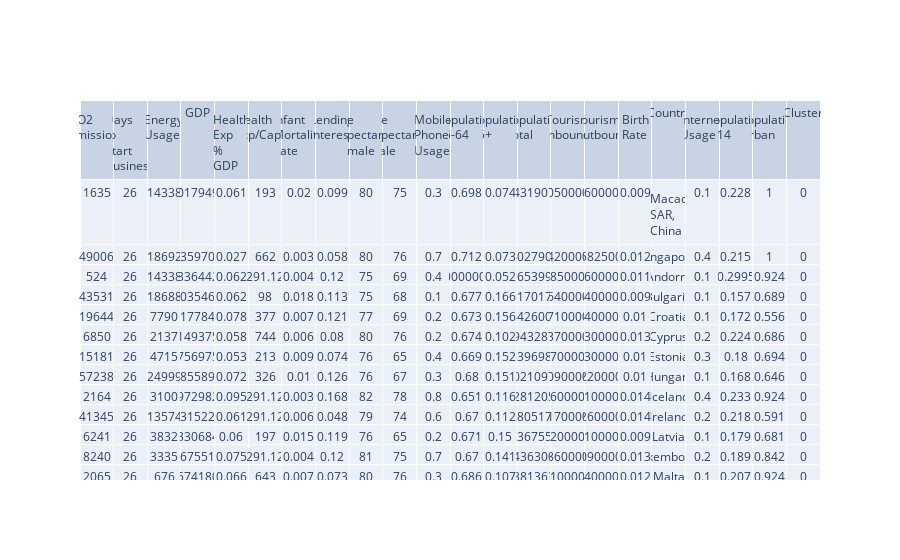
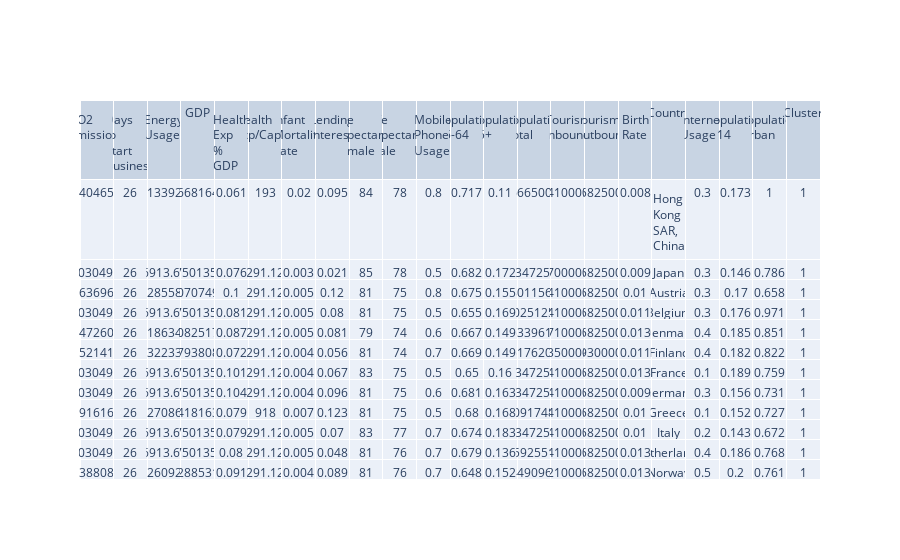
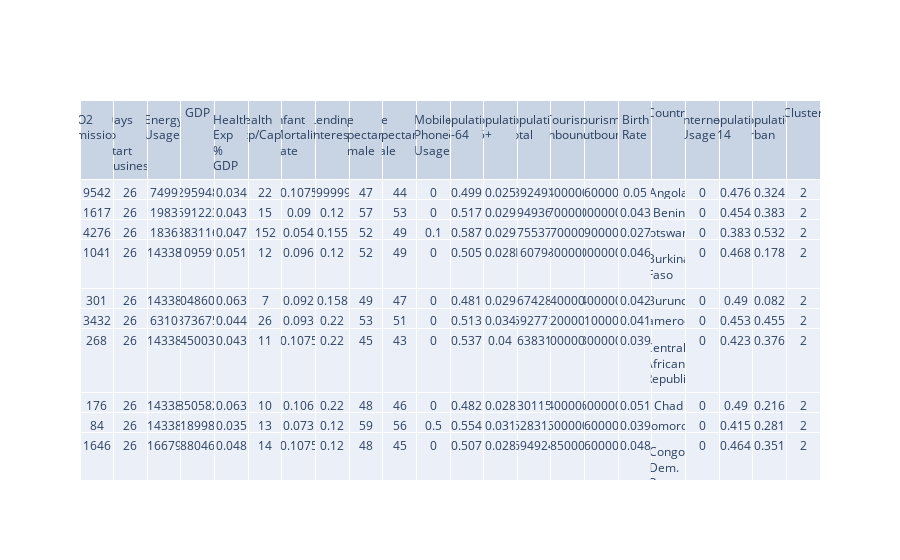
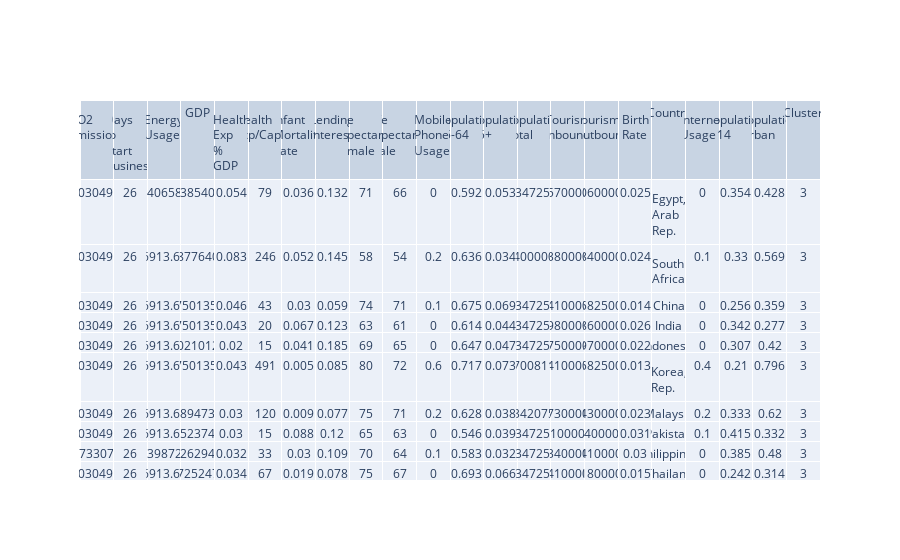

Notebook code cell kept with these figures, in order:
### Code cell
import plotly.graph_objects as go

# Filter the DataFrame based on the cluster
cluster0 = df[df['Cluster'] == 0]
cluster1 = df[df['Cluster'] == 1]
cluster2 = df[df['Cluster'] == 2]
cluster3 = df[df['Cluster'] == 3]
cluster4 = df[df['Cluster'] == 4]

# Create a table for each cluster
fig0 = go.Figure(data=[go.Table(header=dict(values=list(cluster0.columns)),
                 cells=dict(values=[cluster0[col] for col in cluster0.columns]))])
fig0.show()

fig1 = go.Figure(data=[go.Table(header=dict(values=list(cluster1.columns)),
                 cells=dict(values=[cluster1[col] for col in cluster1.columns]))])
fig1.show()

fig2 = go.Figure(data=[go.Table(header=dict(values=list(cluster2.columns)),
                 cells=dict(values=[cluster2[col] for col in cluster2.columns]))])
fig2.show()

fig3 = go.Figure(data=[go.Table(header=dict(values=list(cluster3.columns)),
                 cells=dict(values=[cluster3[col] for col in cluster3.columns]))])
fig3.show()

fig4 = go.Figure(data=[go.Table(header=dict(values=list(cluster4.columns)),
                 cells=dict(values=[cluster4[col] for col in cluster4.columns]))])
fig4.show()

### Figure 1 — Plotly figure (JSON) as saved in the notebook; plotly's stock layout.template omitted (floating-point values rounded to 4 significant figures; data arrays with more than 128 entries replaced by an {"elided": "..."} marker saying what was removed)
{"data": [{"cells": {"values": {"elided": "22x616 mixed values"}}, "header": {"values": ["CO2 Emissions", "Days to Start Business", "Energy Usage", "GDP", "Health Exp % GDP", "Health Exp/Capita", "Infant Mortality Rate", "Lending Interest", "Life Expectancy Female", "Life Expectancy Male", "Mobile Phone Usage", "Population 15-64", "Population 65+", "Population Total", "Tourism Inbound", "Tourism Outbound", "Birth Rate", "Country", "Internet Usage", "Population 0-14", "Population Urban", "Cluster"]}, "type": "table"}], "layout": {}}

### Figure 2 — Plotly figure (JSON) as saved in the notebook; plotly's stock layout.template omitted (floating-point values rounded to 4 significant figures; data arrays with more than 128 entries replaced by an {"elided": "..."} marker saying what was removed)
{"data": [{"cells": {"values": {"elided": "22x366 mixed values"}}, "header": {"values": ["CO2 Emissions", "Days to Start Business", "Energy Usage", "GDP", "Health Exp % GDP", "Health Exp/Capita", "Infant Mortality Rate", "Lending Interest", "Life Expectancy Female", "Life Expectancy Male", "Mobile Phone Usage", "Population 15-64", "Population 65+", "Population Total", "Tourism Inbound", "Tourism Outbound", "Birth Rate", "Country", "Internet Usage", "Population 0-14", "Population Urban", "Cluster"]}, "type": "table"}], "layout": {}}

### Figure 3 — Plotly figure (JSON) as saved in the notebook; plotly's stock layout.template omitted (floating-point values rounded to 4 significant figures; data arrays with more than 128 entries replaced by an {"elided": "..."} marker saying what was removed)
{"data": [{"cells": {"values": {"elided": "22x681 mixed values"}}, "header": {"values": ["CO2 Emissions", "Days to Start Business", "Energy Usage", "GDP", "Health Exp % GDP", "Health Exp/Capita", "Infant Mortality Rate", "Lending Interest", "Life Expectancy Female", "Life Expectancy Male", "Mobile Phone Usage", "Population 15-64", "Population 65+", "Population Total", "Tourism Inbound", "Tourism Outbound", "Birth Rate", "Country", "Internet Usage", "Population 0-14", "Population Urban", "Cluster"]}, "type": "table"}], "layout": {}}

### Figure 4 — Plotly figure (JSON) as saved in the notebook; plotly's stock layout.template omitted (floating-point values rounded to 4 significant figures; data arrays with more than 128 entries replaced by an {"elided": "..."} marker saying what was removed)
{"data": [{"cells": {"values": {"elided": "22x312 mixed values"}}, "header": {"values": ["CO2 Emissions", "Days to Start Business", "Energy Usage", "GDP", "Health Exp % GDP", "Health Exp/Capita", "Infant Mortality Rate", "Lending Interest", "Life Expectancy Female", "Life Expectancy Male", "Mobile Phone Usage", "Population 15-64", "Population 65+", "Population Total", "Tourism Inbound", "Tourism Outbound", "Birth Rate", "Country", "Internet Usage", "Population 0-14", "Population Urban", "Cluster"]}, "type": "table"}], "layout": {}}
